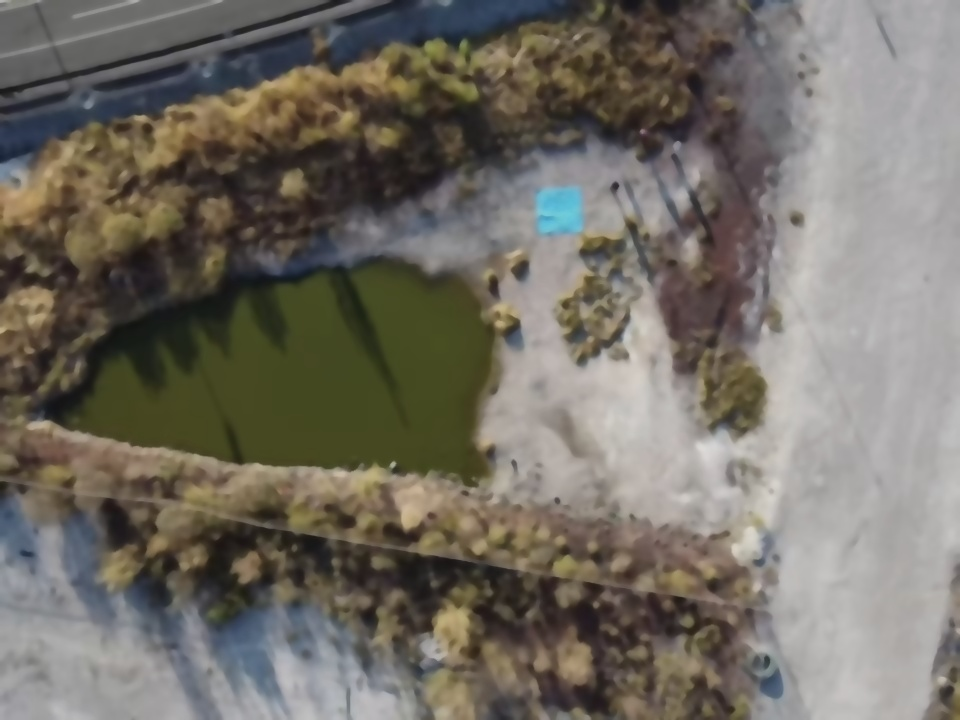
#> input picture Back-End/Imagenes/ImagenAplanada.jpg, 960 x 720 px
$ python Pincel5.py
#> lines starting #> are read from the running program, lines starting #| are printed output that depends on the picture; after the words box and inside, x2 and y2 are one past the last pixel; in counts of white or black regions, pixels touching at a corner belong together
#> further down, image is the input picture: shape (720, 960, 3); mean B, G, R 100.9, 109.9, 114.7
import cv2
import numpy as np
import sys
import os
import subprocess

ruta_mask_varios = 'colores/mascara_varios_rangos.npy'
ruta_imagen_aplanada = 'Imagenes/ImagenAplanada.jpg'

# Variables globales
drawing = False  # Verdadero si el mouse está presionado
erasing = False
brush_size = 5  # Tamaño del pincel inicial
color_solid = (0, 0, 255)  # Rojo sólido
mostrar = True
flood_fill_mode = False
ultimo_punto = None  # Guardar la última posición del mouse

# Dimensiones del panel lateral para el menú
menu_width = 150  # Ancho del menú

def preprocess_image(image, k=3):
#> called with k = 7
    bilateral_filtered = cv2.bilateralFilter(image, d=9, sigmaColor=75, sigmaSpace=75)
    pixel_values = np.float32(bilateral_filtered.reshape((-1, 3)))
    criteria = (cv2.TERM_CRITERIA_EPS + cv2.TERM_CRITERIA_MAX_ITER, 100, 0.2)
    _, labels, centers = cv2.kmeans(pixel_values, k, None, criteria, 10, cv2.KMEANS_RANDOM_CENTERS)
#> centers = [[92.44, 103.9, 111.7], [35.44, 39.4, 42.98], [45.24, 63.96, 66.78], [70.09, 81.04, 90.62], [114.6, 127.9, 136.6], [151.4, 154, 155.9], [175.2, 176.6, 178.4]]
    centers = np.uint8(centers)
#> centers = [[92, 103, 111], [35, 39, 42], [45, 63, 66], [70, 81, 90], [114, 127, 136], [151, 154, 155], [175, 176, 178]]
    segmented_image = centers[labels.flatten()].reshape(bilateral_filtered.shape)
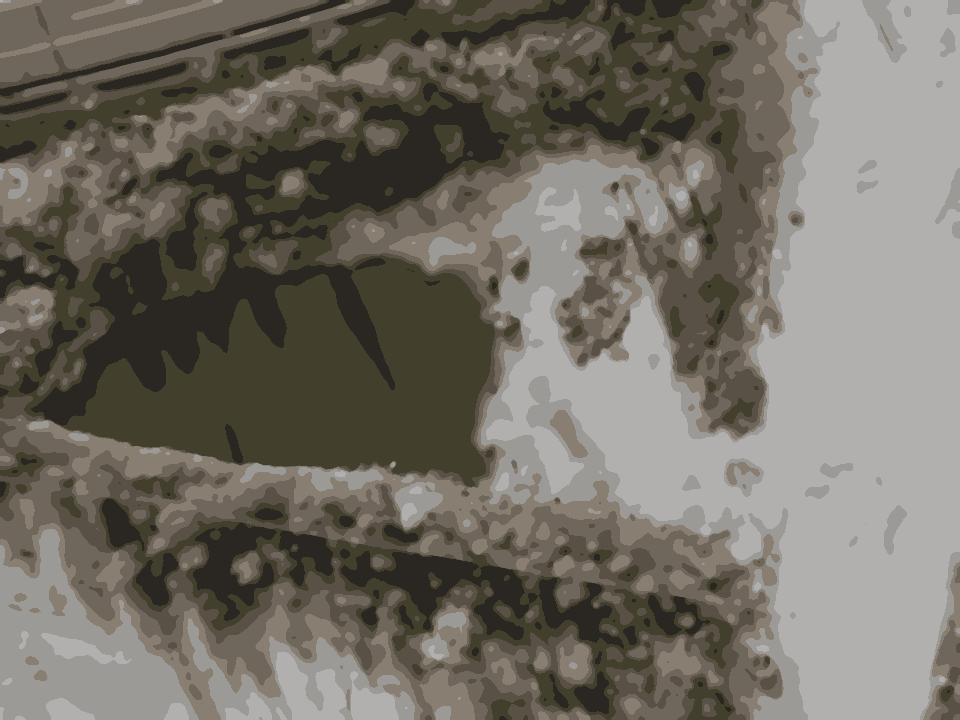
#> segmented_image: shape (720, 960, 3); mean B, G, R 100.6, 109.3, 114
    return segmented_image

# Función de callback del mouse
# [62 lines left out: functions paint, handle_menu_click, save_mask, not called in this run]

# Cargar la imagen
image = cv2.imread(ruta_imagen_aplanada)
if image is None:
    raise ValueError("No se pudo cargar la imagen.")

segmented_image = preprocess_image(image, k=7)
mask = np.zeros_like(image, dtype=np.uint8)  # Crear la máscara

# Crear una ventana y asignar la función de callback
cv2.namedWindow('Paint')
cv2.setMouseCallback('Paint', paint)

while True:
    # Mostrar la máscara en la imagen original con transparencia
    combined_original = cv2.addWeighted(image, 1, mask, 0.4, 0)
    combined_segmented = cv2.addWeighted(segmented_image, 1, mask, 1.0, 0)
    imagen = combined_original if mostrar else combined_segmented

    # Crear el panel del menú
    menu = np.ones((image.shape[0], menu_width, 3), dtype=np.uint8) * 200
    cv2.putText(menu, "Alternar (Z)", (10, 40), cv2.FONT_HERSHEY_SIMPLEX, 0.5, (0, 0, 0), 1)
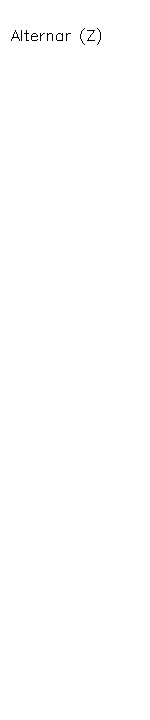
#> menu: shape (720, 150, 3); values 0 (black) and 200 (white), 99.8% white; black in thin lines or dots, all inside (x1, y1, x2, y2) = (11, 28, 101, 45)
    cv2.putText(menu, "Borrar (E)", (10, 90), cv2.FONT_HERSHEY_SIMPLEX, 0.5, (0, 0, 0), 1)
    cv2.putText(menu, "FloodFill (F)", (10, 140), cv2.FONT_HERSHEY_SIMPLEX, 0.5, (0, 0, 0), 1)
    cv2.putText(menu, "Guardar (S)", (10, 190), cv2.FONT_HERSHEY_SIMPLEX, 0.5, (0, 0, 0), 1)
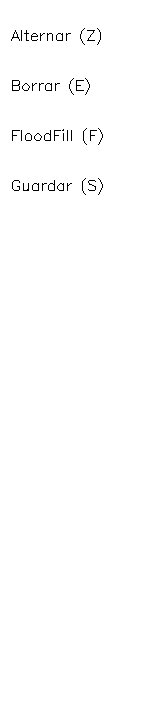
#> menu: shape (720, 150, 3); values 0 (black) and 200 (white), 99.3% white; black in thin lines or dots, all inside (x1, y1, x2, y2) = (11, 28, 103, 195)

    # Combinar la imagen con el menú
    combined_display = np.hstack((imagen, menu))
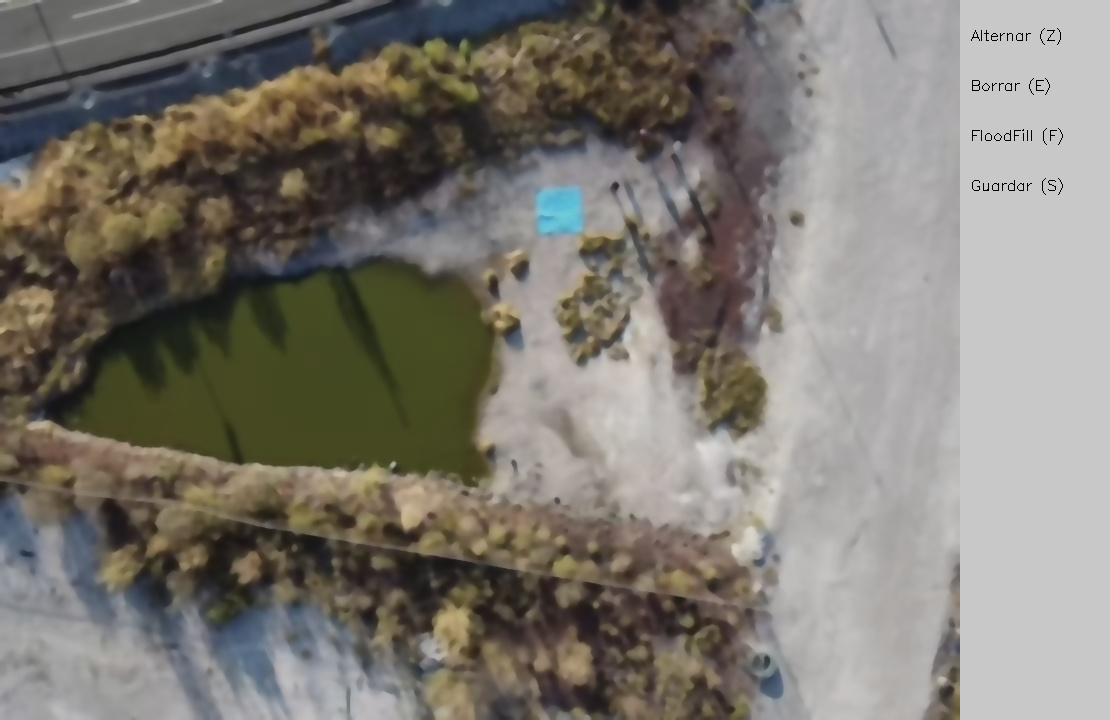
#> combined_display: shape (720, 1110, 3); mean B, G, R 114.1, 121.9, 126

    # Mostrar la imagen combinada
    cv2.imshow('Paint', combined_display)

    # Manejar eventos del teclado
    key = cv2.waitKey(1) & 0xFF
#> (key e is pressed here)
    if key == 27:  # Salir con ESC
        break
    elif key == ord('z'):
        mostrar = not mostrar
    elif key == ord('e'):
        erasing = not erasing
    elif key == ord('f'):
        flood_fill_mode = not flood_fill_mode
    elif key == ord('s'):
        save_mask()
        break

cv2.destroyAllWindows()
